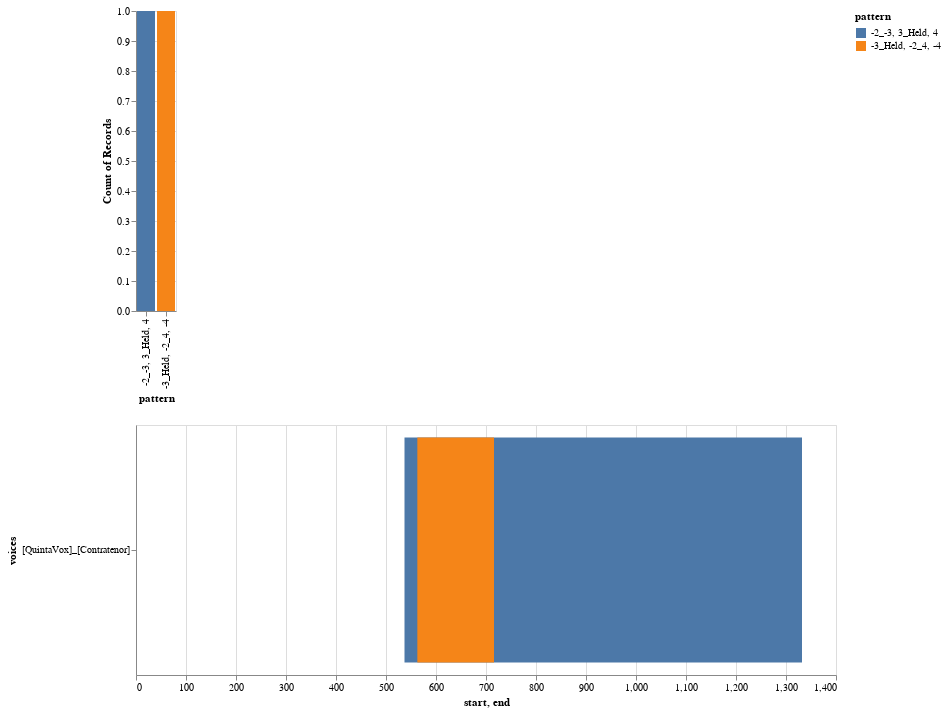

Write notebook code for a chart like this one.
### Code cell
chart, chart_df = viz.plot_ngrams_heatmap(model, h_ng, patterns=['-2_-3, 3_Held, 4', '-3_Held, -2_4, -4'], voices=['[QuintaVox]_[Contratenor]'])
chart

### Figure 1 — Vega-Lite specification as saved in the notebook (floating-point values rounded to 4 significant figures)
{"config": {"view": {"continuousWidth": 400, "continuousHeight": 300}}, "vconcat": [{"mark": "bar", "encoding": {"color": {"type": "nominal", "field": "pattern"}, "opacity": {"condition": {"value": 1, "selection": "selector003"}, "value": 0.2}, "x": {"type": "nominal", "field": "pattern"}, "y": {"type": "nominal", "aggregate": "count", "field": "pattern"}}, "selection": {"selector003": {"type": "multi", "fields": ["pattern"]}}}, {"mark": "bar", "encoding": {"color": {"type": "nominal", "field": "pattern"}, "x": {"type": "quantitative", "field": "start"}, "x2": {"field": "end"}, "y": {"type": "nominal", "field": "voices"}}, "height": 250, "transform": [{"filter": {"selection": "selector003"}}], "width": 700}], "data": {"name": "data-b140e33348fdfe9b298946a5d898c4be"}, "$schema": "https://vega.github.io/schema/vega-lite/v4.8.1.json", "datasets": {"data-b140e33348fdfe9b298946a5d898c4be": [{"start": 537.0, "end": 1332.0, "pattern": "-2_-3, 3_Held, 4", "voices": "[QuintaVox]_[Contratenor]"}, {"start": 562.7, "end": 716.0, "pattern": "-3_Held, -2_4, -4", "voices": "[QuintaVox]_[Contratenor]"}]}}
